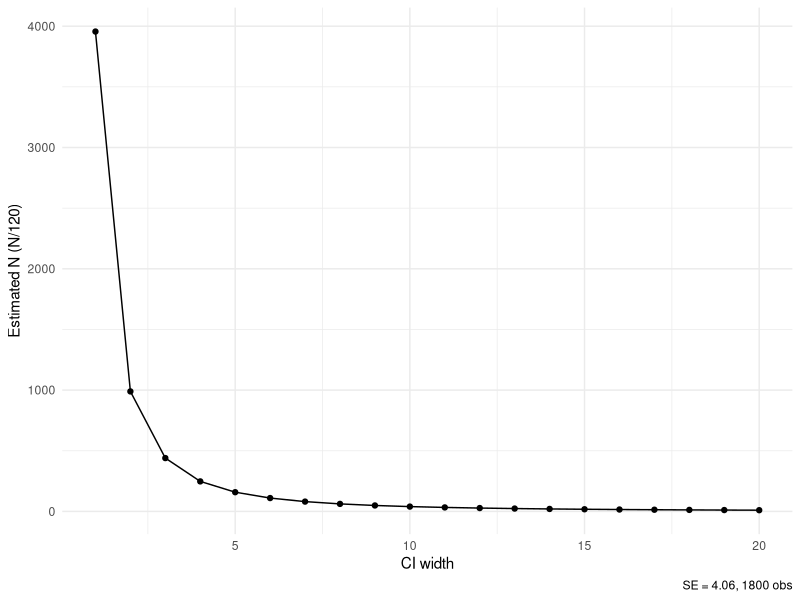
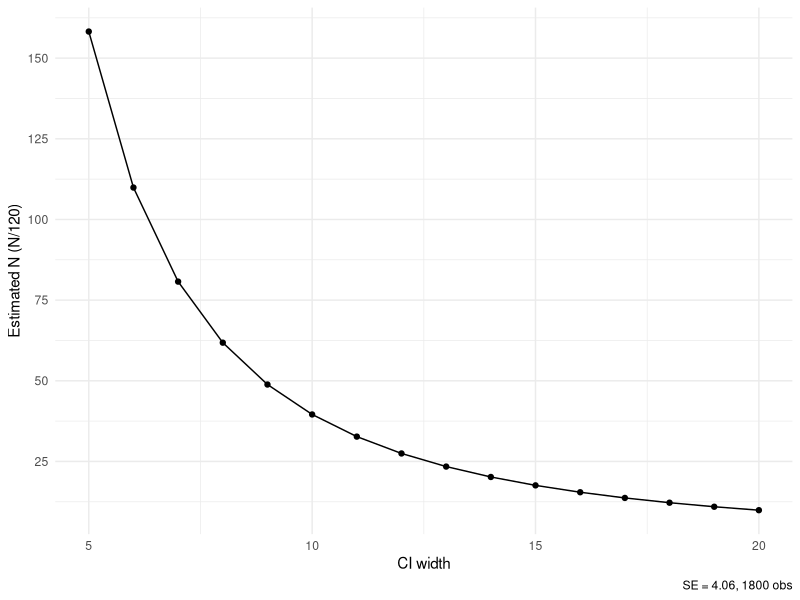
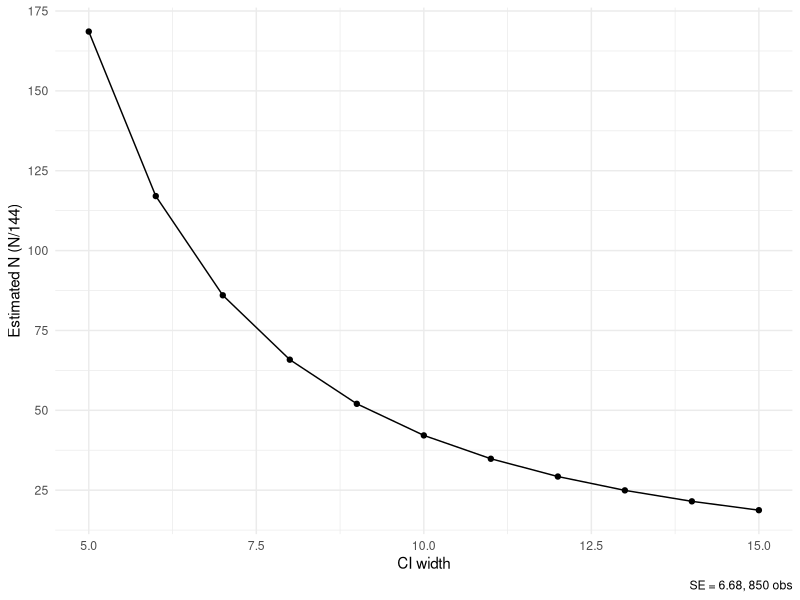

Write the R code that produced these figures, in order.
## ---- chunk 1
knitr::opts_chunk$set(echo = TRUE)
library(tidyverse)
theme_set(theme_minimal())
## ---- chunk 2
estimate_obs_n <- function(se, obs_n, width, divide = 1) {
  new_obs_n <- (((sqrt(obs_n) * se) / (width/4))^2) / divide
  return(new_obs_n)
}

get_obs_range <- function(se, obs_n, max_width, divide = 1, by = 1, min_width = 1) {
  obs_range <- NULL
  for (i in seq(min_width, max_width, by)) {
    obs_range <- c(obs_range, estimate_obs_n(se, obs_n, i, divide))
  }
  return(obs_range)
}

plot_obs_range <- function(se, obs_n, max_width, divide = 1, by = 1, min_width = 1) {
  obs_range <- get_obs_range(se, obs_n, max_width, divide, by, min_width)
  
  ggplot2::ggplot() +
    aes(x = seq(min_width, max_width, by), y = obs_range) +
    geom_point() +
    geom_path() +
    labs(
      caption = paste0("SE = ", se, ", ", obs_n, " obs"),
      x = "CI width",
      y = paste0("Estimated N ", "(N/", divide, ")")
    )
}
## ---- chunk 3
plot_obs_range(4.06, 1800, 20, 120)
plot_obs_range(4.06, 1800, 20, 120, min_width = 5) +
  scale_y_continuous(breaks = seq(0, 200, 25))
## ---- chunk 4
plot_obs_range(6.68, 850, 15, 144, min_width = 5) +
  scale_y_continuous(breaks = seq(0, 200, 25))
